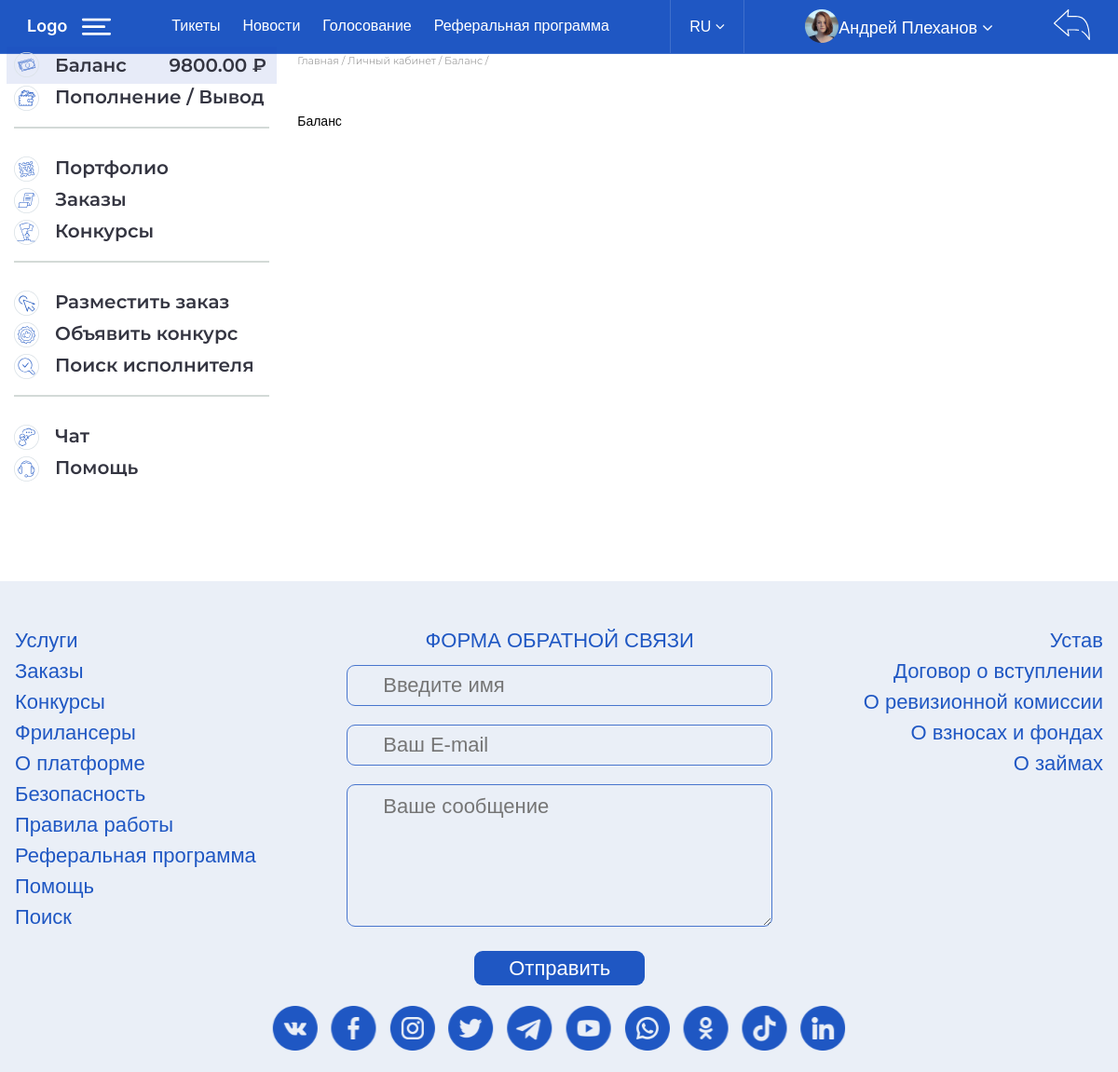
Screenshot of /profile/balance/ (signed in) with the database file from the repository.
### app_users/models.py (models this page shows, shortened)
class CustomUser(AbstractBaseUser, MPTTModel, PermissionsMixin):
    STATUS_CHOICES = (
        ("0", _("Участник Заказчик")),
        ("1", _("Кандидат")),
        ("2", _("Участник Фрилансер")),
    )
    image_validator = FileExtensionValidator(
        allowed_extensions=['png', 'jpg', 'gif'],
        message=_('Ошибка загрузки: допускаются только файлы с расширением .jpg .gif .png')
    )
    document_validator = FileExtensionValidator(
        allowed_extensions=['png', 'jpg', 'pdf'],
        message=_('Ошибка загрузки: допускаются только файлы с расширением .jpg .pdf .png')
    )
    email = models.EmailField(_('email'), unique=True, db_index=True)
    email_confirmed = models.BooleanField(_('email подтвержден'), default=False)
    username = models.SlugField(max_length=55, db_index=True, unique=True, verbose_name=_('имя пользователя'), null=True, blank=True)
    last_name = models.CharField(_('Фамилия'), max_length=55, blank=True, db_index=True)
    first_name = models.CharField(_('Имя'), max_length=55, blank=True, db_index=True)
    patronymic = models.CharField(_('Отчество'), max_length=55, blank=True, db_index=True)
    country = models.CharField(_('Страна'), max_length=55, blank=True, db_index=True)
    address = models.CharField(_('Адрес'), max_length=255, blank=True, db_index=True)
    personal_number = models.CharField(_('ИНН или персональный номер'), max_length=17, blank=True, null=True, db_index=True)
    document = models.FileField(_('документ'), upload_to='documents/', blank=True, validators=[document_validator, document_size_validate])
    document_number = models.CharField(_('Серия и номер документа'), max_length=55, blank=True, db_index=True)
    document_issued = models.CharField(_('Когда и кем выдан'), max_length=255, blank=True, db_index=True)
    paid_entrance_fee = models.BooleanField(_('Оплатил вступительный взнос'), default=False)
    status = models.CharField(_('статус'), max_length=30, choices=STATUS_CHOICES, default="0", db_index=True)
    date_joined = models.DateTimeField(_('дата регистрации'), auto_now_add=True, db_index=True)
    is_active = models.BooleanField(_('является активным'), default=True)
    is_staff = models.BooleanField(default=False, verbose_name=_('является сотрудником'))
    is_core = models.BooleanField(default=False, verbose_name=_('основатель'), db_index=True)
    parent = TreeForeignKey('self', on_delete=models.PROTECT, null=True, blank=True, related_name='children',
                            db_index=True, verbose_name=_('родитель'))
    avatar = models.ImageField(upload_to='avatars/', null=True, blank=True, validators=[image_validator, avatar_size_validate])
    phone_regex = RegexValidator(regex=r'^\+\d{11,15}', message=_("Номер телефона должен быть в формате: '+79012345678'."))
    phone_number = models.CharField(validators=[phone_regex], max_length=17, blank=True, verbose_name=_('номер телефона'), db_index=True)
    balance = models.DecimalField(max_digits=10, decimal_places=2, default=0, verbose_name=_('баланс'), db_index=True)
    bank_name = models.CharField(_('Наименование банка'), max_length=255, blank=True)
    bank_address = models.CharField(_('Адрес банка'), max_length=255, blank=True)
    bank_bic = models.CharField(_('БИК банка'), max_length=55, blank=True, null=True)
    bank_correspondent_account = models.CharField(_('Корреспондентский счет банка'), max_length=55, blank=True, null=True)
    payment_account = models.CharField(_('Расчетный счет'), max_length=55, blank=True, null=True)
    recipients_name = models.CharField(_('Имя получателя платежа'), max_length=255, blank=True)
    USERNAME_FIELD = 'email'
    REQUIRED_FIELDS = []
    objects = CustomUserManager()
    class MPTTMeta:
        user_insertion_by = ['email']
    class Meta:
        verbose_name = _('пользователь')
        verbose_name_plural = _('пользователи')

### app_settings/models.py (models this page shows, shortened)
class SocialMediaItem(models.Model):
    social_media = models.ForeignKey('SocialMedia', related_name='social_media_item', on_delete=models.CASCADE, verbose_name=_('социальные сети'))
    name = models.CharField(max_length=55, null=True, blank=True, verbose_name=_('название'))
    link = models.URLField(max_length=255, null=True, blank=True, verbose_name=_('ссылка'), unique=True)
    icon = models.FileField(upload_to='social_media/', null=True, blank=True, verbose_name=_('иконка'), db_index=True,
                            validators=[icon_validator, icon_size_validate])
    class Meta:
        verbose_name = _('соцсеть')
        verbose_name_plural = _('соцсети')

### app_users/views.py (the view)
# urls.py: path('profile/balance/', balance, name='balance'),
@login_required
def balance(request):
    context = {
        'user': request.user, 'title': _('Баланс'), 'current_elem': 'balance',
        'breadcrumbs': {_('Главная'): 'home', _('Личный кабинет'): 'profile', _('Баланс'): 'balance'}
    }
    return render(
        request,
        'app_users/others/balance.html',
        context=context
    )

### app_survey/context_proccessors.py (called while the page is built)
def load_number_polls(request):
    if request.user.is_authenticated and request.user.is_core:
        new_polls = Question.objects.exclude(choice__answer__user_id=request.user.id)\
            .filter(visible=True, end_date__gte=timezone.now(), pub_date__lte=timezone.now()).only('id')
        return {
            'number_polls': new_polls.count(),
            'new_polls': new_polls,
        }
    return {
        'number_polls': 0
    }

### app_users/templates/app_users/others/balance.html
{% extends 'app_users/profile/_profile_base.html' %}
{% load i18n %}
{% load static %}
{% block content %}
    Баланс
{% endblock %}

### app_users/templates/app_users/profile/_profile_base.html
{% extends 'app_users/_base.html' %}
{% load i18n %}
{% load static %}
{% block middle %}
    <div class="cabinet-page">
        <div class="wrap flex">
            <nav>
                <ul>
                    <li>
                        <a href="{% url 'balance' %}" {% if current_elem == 'balance' %}class="active"{% endif %}>
                            <img src="{% static 'assets/img/menu1.svg' %}"> {% trans 'Баланс' %}
                            <span>{{ request.user.balance }}</span> ₽
                        </a>
                    </li>
                    <li>
                        <a href="{% url 'topup_withdrawal' %}" {% if current_elem == 'topup_withdrawal' %}class="active"{% endif %}>
                            <img src="{% static 'assets/img/menu2.svg' %}"> {% trans 'Пополнение / Вывод' %}
                        </a>
                    </li>
                    <div class="line"></div>
                    <li>
                        <a href="{% url 'portfolio' %}" {% if current_elem == 'portfolio' %}class="active"{% endif %}>
                            <img src="{% static 'assets/img/menu3.svg' %}"> {% trans 'Портфолио' %}
                        </a>
                    </li>
                    <li>
                        <a href="{% url 'contracts' %}" {% if current_elem == 'contracts' %}class="active"{% endif %}>
                            <img src="{% static 'assets/img/menu4.svg' %}"> {% trans 'Заказы' %}
                        </a>
                    </li>
                    <li>
                        <a href="{% url 'contests' %}" {% if current_elem == 'contests' %}class="active"{% endif %}>
                            <img src="{% static 'assets/img/menu5.svg' %}"> {% trans 'Конкурсы' %}
                        </a>
                    </li>
                    <div class="line"></div>
                    <li>
                        <a href="{% url 'place_contract' %}" {% if current_elem == 'place_contract' %}class="active"{% endif %}>
                            <img src="{% static 'assets/img/menu6.svg' %}"> {% trans 'Разместить заказ' %}
                        </a>
                    </li>
                    <li>
                        <a href="{% url 'announce_contest' %}" {% if current_elem == 'announce_contest' %}class="active"{% endif %}>
                            <img src="{% static 'assets/img/menu7.svg' %}"> {% trans 'Объявить конкурс' %}
                        </a>
                    </li>
                    <li>
                        <a href="{% url 'search_contractor' %}" {% if current_elem == 'search_contractor' %}class="active"{% endif %}>
                            <img src="{% static 'assets/img/menu8.svg' %}"> {% trans 'Поиск исполнителя' %}
                        </a>
                    </li>
                    <div class="line"></div>
                    <li>
                        <a href="{% url 'chat' %}" {% if current_elem == 'chat' %}class="active"{% endif %}>
                            <img src="{% static 'assets/img/menu9.svg' %}"> {% trans 'Чат' %}
                        </a>
                    </li>
                    <li>
                        <a href="{% url 'support' %}" {% if current_elem == 'support' %}class="active"{% endif %}>
                            <img src="{% static 'assets/img/menu10.svg' %}"> {% trans 'Помощь' %}
                        </a>
                    </li>
                </ul>
            </nav>
            <div class="cabinet-content">
                <div class="navi">
                    {% for name, link in breadcrumbs.items %}
                        {% if current_elem == link %}
                            <a>{{ name }}</a> /
                        {% else %}
                            <a href="{% url link %}">{{ name }}</a> /
                        {% endif %}
                    {% endfor %}
                </div>
                {% block content %}
                {% endblock %}
            </div>
        </div>
    </div>
{% endblock %}

### app_users/templates/app_users/header.html (shortened to what this page needs)
{% load flatpages %}
{% load static %}
{% load i18n %}
{% get_flatpages '/referral-program/' as referral_program %}
<header class="header flex">
    <div class="logo">
        <a href="{% url 'home' %}"><img src="{% static 'assets/img/logo.svg' %}"></a>
        <a class="menu-button"></a>
    </div>
    {% if request.user.is_authenticated %}
        <ul>
            <li><a href="#">{% trans "Тикеты" %}</a></li>
            <li><a href="{% url 'news_list' %}">{% trans "Новости" %}</a></li>
            <li>
                <a href="{% url 'polls-list' %}">
                    {% trans "Голосование" %}
                </a>
            </li>
            <li><a href="{{ referral_program.first.url }}">{% trans "Реферальная программа" %}</a></li>
        </ul>
        <div class="langs-block">
            <a href="#" class="lang">RU <i class="fa fa-angle-down"></i></a>
        </div>
        <div class="name">
            {% if request.user.avatar %}
                <div><img src="{% static 'assets/img/avatar.png' %}"></div>
            {% else %}
                <div><img src="{% static 'assets/img/avatar.png' %}"></div>
            {% endif %}
            <div>
                <a href="#">
                    {% if request.user.last_name and request.user.first_name %}
                        {{ request.user.first_name }} {{ request.user.last_name }}
                    {% else %}
                        {% trans "Личный кабинет" %}
                    {% endif %}
                    <i class="fa fa-angle-down"></i>
                </a>
            </div>
        </div>
    {% endif %}
    {% if request.user.is_authenticated %}
        <a href="{% url 'logout' %}" class="logout"></a>
    {% else %}
        <button class="login-btn" onclick="loginPopup()">{% trans "Вход" %}</button>
    {% endif %}
</header>

### app_users/templates/app_users/footer.html (shortened to what this page needs)
{% load static %}
{% load i18n %}
{% load flatpages %}
{% get_flatpages '/referral-program/' as referral_program %}
{% get_flatpages '/about-platform/' as about_platform %}
{% get_flatpages '/working-rules/' as working_rules %}
{% get_flatpages '/regulation/' as regulation %}
{% get_flatpages '/entry-agreement/' as entry_agreement %}
{% get_flatpages '/audit-commission/' as audit_commission %}
{% get_flatpages '/contributions-and-funds/' as contributions_and_funds %}
{% get_flatpages '/loans/' as loans %}
<footer class="footer">
    <div class="flex">
        <ul>
            <li><a href="#">{% trans 'Услуги' %}</a></li>
            <li><a href="#">{% trans 'Заказы' %}</a></li>
            <li><a href="#">{% trans 'Конкурсы' %}</a></li>
            <li><a href="#">{% trans 'Фрилансеры' %}</a></li>
            <li><a href="{{ about_platform.first.url }}">{% trans 'О платформе' %}</a></li>
            <li><a href="#">{% trans 'Безопасность' %}</a></li>
            <li><a href="{{ working_rules.first.url }}">{% trans 'Правила работы' %}</a></li>
            <li><a href="{{ referral_program.first.url }}">{% trans 'Реферальная программа' %}</a></li>
            <li><a href="#">{% trans 'Помощь' %}</a></li>
            <li><a href="#">{% trans 'Поиск' %}</a></li>
        </ul>
        <form action="#" method="post">
            <p>{% trans 'ФОРМА ОБРАТНОЙ СВЯЗИ' %}</p>
            <input name="name" type="text" placeholder="{% trans 'Введите имя' %}">
            <input name="email" type="text" placeholder="{% trans 'Ваш E-mail' %}">
            <textarea name="message" placeholder="{% trans 'Ваше сообщение' %}"></textarea>
            <button type="submit">{% trans 'Отправить' %}</button>
        </form>
        <ul class="tar">
            <li><a href="{{ regulation.first.url }}">{% trans 'Устав' %}</a></li>
            <li><a href="{{ entry_agreement.first.url }}">{% trans 'Договор о вступлении' %}</a></li>
            <li><a href="{{ audit_commission.first.url }}">{% trans 'О ревизионной комиссии' %}</a></li>
            <li><a href="{{ contributions_and_funds.first.url }}">{% trans 'О взносах и фондах' %}</a></li>
            <li><a href="{{ loans.first.url }}">{% trans 'О займах' %}</a></li>
        </ul>
    </div>
    <div class="social">
        {% if social_media.social_media_item.all %}
            {% for item in social_media.social_media_item.all %}
                <a title="{{ item.name }}" target="_blank" href="{{ item.link }}"><img alt="{{ item.name }}-logo" src="{{ item.icon.url }}"></a>
            {% endfor %}
        {% endif %}
    </div>
</footer>

### rows the page displays
CustomUser: user.first_name "Андрей", user.last_name "Плеханов", user.balance "9800.00"
SocialMediaItem: icon (picture)
SocialMediaItem: icon (picture)
SocialMediaItem: icon (picture)
SocialMediaItem: icon (picture)
SocialMediaItem: icon (picture)
SocialMediaItem: icon (picture)
SocialMediaItem: icon (picture)
SocialMediaItem: icon (picture)
SocialMediaItem: icon (picture)
SocialMediaItem: icon (picture)

### other values shown
{{ name }} "Главная" "Личный кабинет"
{{ name }} "Баланс"
